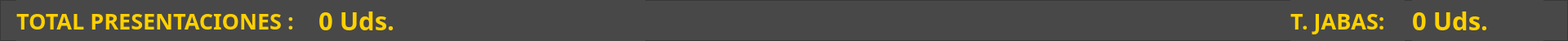
    <widget class="QFrame" name="frmTotalPresentaciones">
     <property name="geometry">
      <rect>
       <x>0</x>
       <y>590</y>
       <width>1920</width>
       <height>50</height>
      </rect>
     </property>
     <property name="styleSheet">
      <string notr="true">background-color: rgb(72, 72, 72);</string>
     </property>
     <property name="frameShape">
      <enum>QFrame::StyledPanel</enum>
     </property>
     <property name="frameShadow">
      <enum>QFrame::Raised</enum>
     </property>
     <widget class="QLabel" name="lblTotalPresentaciones">
      <property name="geometry">
       <rect>
        <x>20</x>
        <y>0</y>
        <width>400</width>
        <height>50</height>
       </rect>
      </property>
      <property name="font">
       <font>
        <family>Poppins</family>
        <pointsize>20</pointsize>
        <weight>75</weight>
        <bold>true</bold>
       </font>
      </property>
      <property name="styleSheet">
       <string notr="true">color: #FFD100;</string>
      </property>
      <property name="text">
       <string>TOTAL PRESENTACIONES :</string>
      </property>
     </widget>
     <widget class="QLabel" name="txtCantPolloTotales">
      <property name="geometry">
       <rect>
        <x>390</x>
        <y>0</y>
        <width>400</width>
        <height>50</height>
       </rect>
      </property>
      <property name="font">
       <font>
        <family>Poppins</family>
        <pointsize>23</pointsize>
        <weight>75</weight>
        <bold>true</bold>
       </font>
      </property>
      <property name="styleSheet">
       <string notr="true">color: #FFD100;</string>
      </property>
      <property name="text">
       <string>0 Uds.</string>
      </property>
     </widget>
     <widget class="QLabel" name="txtCantJabasTotales">
      <property name="geometry">
       <rect>
        <x>1729</x>
        <y>0</y>
        <width>161</width>
        <height>50</height>
       </rect>
      </property>
      <property name="font">
       <font>
        <family>Poppins</family>
        <pointsize>23</pointsize>
        <weight>75</weight>
        <bold>true</bold>
       </font>
      </property>
      <property name="styleSheet">
       <string notr="true">color: #FFD100;</string>
      </property>
      <property name="text">
       <string>0 Uds.</string>
      </property>
     </widget>
     <widget class="QLabel" name="txtCantidadDeJabas">
      <property name="geometry">
       <rect>
        <x>1580</x>
        <y>0</y>
        <width>140</width>
        <height>50</height>
       </rect>
      </property>
      <property name="font">
       <font>
        <family>Poppins</family>
        <pointsize>20</pointsize>
        <weight>75</weight>
        <bold>true</bold>
       </font>
      </property>
      <property name="styleSheet">
       <string notr="true">color: #FFD100;</string>
      </property>
      <property name="text">
       <string>T. JABAS:</string>
      </property>
     </widget>
    </widget>
